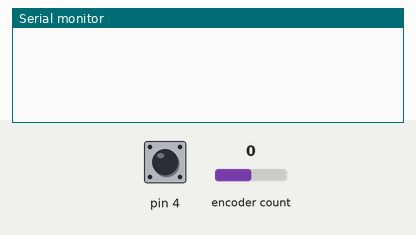
Simulated run of this sketch. Board: Arduino Uno, built with avr-gcc and run on an emulated ATmega328P. Parts: the last lines printed to the serial monitor. Inputs (shaded band) come from the test bench; at power-on: encoder count 0, pin 4 HIGH.

Above: at 1.2 s.
1.3 s: encoder count set to 1
At 2.5 s:
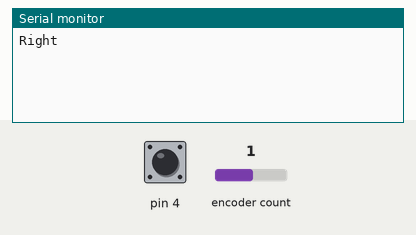
2.8 s: pin 4 pulled LOW for 0.15 s
At 3.8 s:
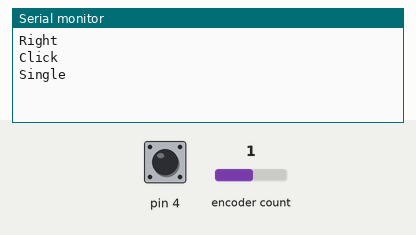
4.9 s: pin 4 pulled LOW for 1 s
At 6.0 s:
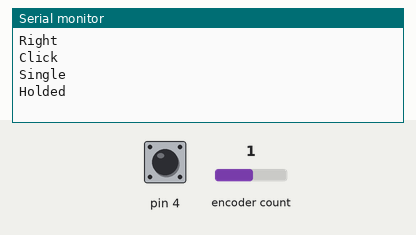
7.4 s: encoder count set to 0
At 8.6 s:
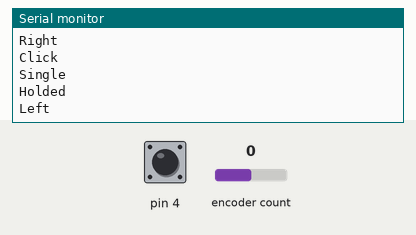
8.9 s: pin 4 pulsed LOW 2 times (0.12 s each, 0.3 s apart)
At 11.2 s:
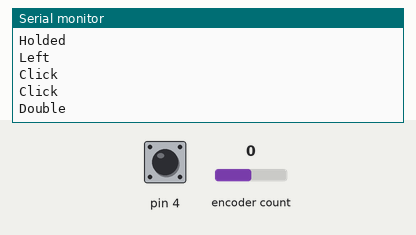

Measured:
- after the input at 1.3 s, the serial monitor: prints a new line at once (image 1)
- after the input at 2.8 s, the serial monitor: prints a new line after 0.15 s (image 2)
- after the input at 4.9 s, the serial monitor: prints a new line after 0.70 s (image 3)
- after the input at 7.4 s, the serial monitor: prints a new line at once (image 4)
- after the input at 8.9 s, the serial monitor: prints a new line after 0.12 s (image 5)

The sketch:

gyver_encoder_demo.ino
```cpp
#define CLK 2 //
#define DT 3
#define SW 4

#include "GyverEncoder.h"
//Encoder enc1(CLK, DT);      // для работы без кнопки
Encoder enc1(CLK, DT, SW);  // для работы c кнопкой
//Encoder enc1(CLK, DT, SW, TYPE2);  // для работы c кнопкой и сразу выбираем тип
//Encoder enc1(CLK, DT, ENC_NO_BUTTON, TYPE2);  // для работы без кнопки и сразу выбираем тип

// Варианты инициализации:
// Encoder enc;									// не привязан к пину
// Encoder enc(пин CLK, пин DT);				// энкодер без кнопки (ускоренный опрос)
// Encoder enc(пин CLK, пин DT, пин SW);		// энкодер с кнопкой
// Encoder enc(пин CLK, пин DT, пин SW, тип);	// энкодер с кнопкой и указанием типа
// Encoder enc(пин CLK, пин DT, ENC_NO_BUTTON, тип);	// энкодер без кнопкой и с указанием типа

void setup() {
  Serial.begin(9600);
  enc1.setType(TYPE2);
}

void loop() {
	// обязательная функция отработки. Должна постоянно опрашиваться
  enc1.tick();

  if (enc1.isTurn()) {     // если был совершён поворот (индикатор поворота в любую сторону)
    // ваш код
  }

  if (enc1.isRight()) Serial.println("Right");         // если был поворот
  if (enc1.isLeft()) Serial.println("Left");

  if (enc1.isRightH()) Serial.println("Right holded"); // если было удержание + поворот
  if (enc1.isLeftH()) Serial.println("Left holded");

  //if (enc1.isPress()) Serial.println("Press");         // нажатие на кнопку (+ дебаунс)
  //if (enc1.isRelease()) Serial.println("Release");     // то же самое, что isClick

  if (enc1.isClick()) Serial.println("Click");         // одиночный клик
  if (enc1.isSingle()) Serial.println("Single");       // одиночный клик (с таймаутом для двойного)
  if (enc1.isDouble()) Serial.println("Double");       // двойной клик


  if (enc1.isHolded()) Serial.println("Holded");       // если была удержана и энк не поворачивался
  //if (enc1.isHold()) Serial.println("Hold");         // возвращает состояние кнопки
}
```
